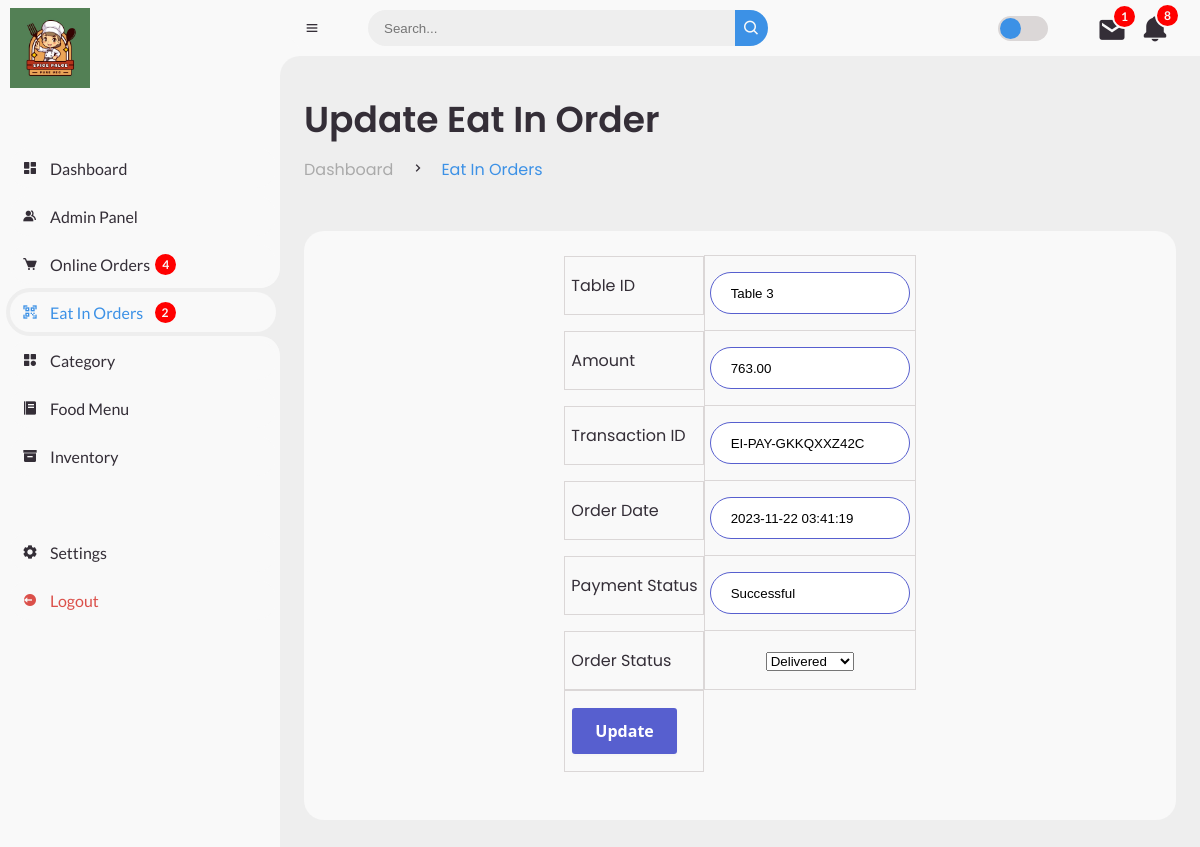
Screenshot of /admin/update-ei-order.php?id=415 with the database file from the repository.
### tables this page shows
CREATE TABLE `tbl_eipay` (
  `id` int(10) UNSIGNED NOT NULL,
  `table_id` varchar(50) NOT NULL,
  `amount` decimal(10,2) NOT NULL,
  `tran_id` varchar(50) NOT NULL,
  `order_date` timestamp NOT NULL DEFAULT current_timestamp() ON UPDATE current_timestamp(),
  `payment_status` varchar(50) NOT NULL,
  `order_status` varchar(100) NOT NULL
);

### admin/update-ei-order.php (the view, shortened to what this page needs)
<?php include('../frontend/config/constants.php'); ?>
<?php
$ei_order_notif = "SELECT order_status from tbl_eipay
					WHERE order_status='Pending' OR order_status='Processing'";
$res_ei_order_notif = mysqli_query($conn, $ei_order_notif);
$row_ei_order_notif = mysqli_num_rows($res_ei_order_notif);
$online_order_notif = "SELECT order_status from order_manager
					WHERE order_status='Pending'OR order_status='Processing' ";
$res_online_order_notif = mysqli_query($conn, $online_order_notif);
$row_online_order_notif = mysqli_num_rows($res_online_order_notif);
$stock_notif = "SELECT stock FROM tbl_food
				WHERE stock<50";
$res_stock_notif = mysqli_query($conn, $stock_notif);
$row_stock_notif = mysqli_num_rows($res_stock_notif);
$message_notif = "SELECT message_status FROM message
				 WHERE message_status = 'unread'";
$res_message_notif = mysqli_query($conn, $message_notif);
$row_message_notif = mysqli_num_rows($res_message_notif);
?>
<!DOCTYPE html>
<html lang="en">
<head>
	<link href='https://unpkg.com/boxicons@2.0.9/css/boxicons.min.css' rel='stylesheet'>
	<link rel="stylesheet" href="style-admin.css">
</head>
<body>
	<section id="sidebar">
		<a href="index.php" class="brand">
			<img src="../images/logo.png" width="80px" alt="">
		</a>
		<ul class="side-menu top">
			<li>
				<a href="index.php">
					<i class='bx bxs-dashboard'></i>
					<span class="text">Dashboard</span>
				</a>
			</li>
			<li>
				<a href="manage-admin.php">
					<i class='bx bxs-group'></i>
					<span class="text">Admin Panel</span>
				</a>
			</li>
			<li>
				<a href="manage-online-order.php">
					<i class='bx bxs-cart'></i>
					<span class="text">Online Orders&nbsp;</span>
					<?php
					if ($row_online_order_notif > 0) {
					?>
						<span class="num-ei"><?php echo $row_online_order_notif; ?></span>
					<?php
					} else {
					?>
						<span class=""> </span>
					<?php
					}
					?>
				</a>
			</li>
			<li class="active">
				<a href="manage-ei-order.php">
					<i class='bx bx-qr-scan'></i>
					<span class="text">Eat In Orders&nbsp;&nbsp;&nbsp;
					</span>
					<?php
					if ($row_ei_order_notif > 0) {
					?>
						<span class="num-ei"><?php echo $row_ei_order_notif; ?></span>
					<?php
					} else {
					?>
						<span class=""> </span>
					<?php
					}
					?>
				</a>
			</li>
			<li>
				<a href="manage-category.php">
					<i class='bx bxs-category'></i>
					<span class="text">Category</span>
				</a>
			</li>
			<li>
				<a href="manage-food.php">
					<i class='bx bxs-food-menu'></i>
					<span class="text">Food Menu</span>
				</a>
			</li>
			<li class="">
				<a href="inventory.php">
					<i class='bx bxs-box'></i>
					<span class="text">Inventory</span>
				</a>
			</li>
		</ul>
		<ul class="side-menu">
			<li>
				<a href="#">
					<i class='bx bxs-cog'></i>
					<span class="text">Settings</span>
				</a>
			</li>
			<li>
				<a href="logout.php" class="logout">
					<i class='bx bxs-log-out-circle'></i>
					<span class="text">Logout</span>
				</a>
			</li>
		</ul>
	</section>
	<section id="content">
		<nav>
			<i class='bx bx-menu'></i>
			<form action="#">
				<div class="form-input">
					<input type="search" placeholder="Search...">
					<button type="submit" class="search-btn"><i class='bx bx-search'></i></button>
				</div>
			</form>
			<label for="switch-mode" class="switch-mode"></label>
			<div class="fetch_message">
				<div class="action_message notfi_message">
					<a href="messages.php"><i class='bx bxs-envelope'></i></a>
					<?php
					if ($row_message_notif > 0) {
					?>
						<span class="num"><?php echo $row_message_notif; ?></span>
					<?php
					} else {
					?>
						<span class=""></span>
					<?php
					}
					?>
				</div>
			</div>
			<div class="notification">
				<div class="action notif">
					<i class='bx bxs-bell' onclick="menuToggle();"></i>
					<?php
					if ($row_stock_notif > 0 || $row_online_order_notif > 0 || $row_ei_order_notif > 0) {
						$total_notif = $row_online_order_notif + $row_ei_order_notif + $row_stock_notif;
					?>
						<span class="num"><?php echo $total_notif; ?></span>
					<?php
					} else {
					?>
						<span class=""></span>
					<?php
					}
					?>
				</div>
			</div>
		</nav>
		<main>
			<div class="head-title">
				<div class="left">
					<h1>Update Eat In Order</h1>
					<ul class="breadcrumb">
						<li>
							<a href="index.php">Dashboard</a>
						</li>
						<li><i class='bx bx-chevron-right'></i></li>
						<li>
							<a class="active" href="manage-ei-order.php">Eat In Orders</a>
						</li>
					</ul>
				</div>
			</div>
			<br>
			<?php
			$id = $_GET['id'];
			$sql = "SELECT * FROM tbl_eipay WHERE id=$id";
			$res = mysqli_query($conn, $sql);
			if ($res == true) {
				$count = mysqli_num_rows($res);
				if ($count == 1) {
					$row = mysqli_fetch_assoc($res);
					$table_id = $row['table_id'];
					$amount = $row['amount'];
					$tran_id = $row['tran_id'];
					$order_date = $row['order_date'];
					$payment_status = $row['payment_status'];
					$order_status = $row['order_status'];
				} else {
					header('location:' . SITEURL . 'manage-ei-order.php');
				}
			}
			?>
			<div class="table-data">
				<div class="order">
					<div class="head">
						<form action="" method="POST">
							<table class="rtable">
								<tr>
									<td>Table ID</td>
									<td>
										<input type="text" name="table_id" value="<?php echo $table_id; ?>" id="ip2">
									</td>
								</tr>
								<tr>
									<td>Amount</td>
									<td>
										<input type="text" name="amount" value="<?php echo $amount; ?>" id="ip2">
									</td>
								</tr>
								<tr>
									<td>Transaction ID</td>
									<td>
										<input type="text" name="tran_id" value="<?php echo $tran_id; ?>" id="ip2">
									</td>
								</tr>
								<tr>
									<td>Order Date</td>
									<td>
										<input type="text" name="order_date" value="<?php echo $order_date; ?>" id="ip2">
									</td>
								</tr>
								<tr>
									<td>Payment Status</td>
									<td>
										<input type="text" name="payment_status" value="<?php echo $payment_status; ?>" id="ip2">
									</td>
								</tr>
								<tr>
									<td>Order Status</td>
									<td>
										<select name="order_status">
											<option <?php if ($order_status == "Delivered") {
														echo "selected";
													} ?> value="Delivered">Delivered</option>
										</select>
									</td>
								</tr>
								<tr>
									<td colspan="2">
										<input type="submit" name="submit" value="Update" class="button-8" role="button">
									</td>
								</tr>
							</table>
						</form>
					</div>
				</div>
			</div>
		</main>
	</section>
</body>
</html>

### rows the page displays
tbl_eipay: table_id "Table 3", amount "763.00", tran_id "EI-PAY-GKKQXXZ42C", order_date "2023-11-22 03:41:19", payment_status "Successful", order_status "Delivered"

### other values shown
$row_online_order_notif "4"
$row_ei_order_notif "2"
$row_message_notif "1"
$total_notif "8"
